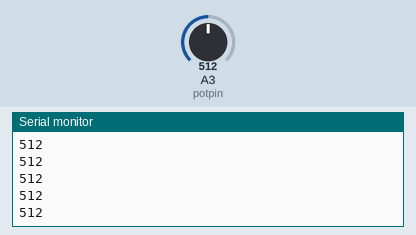
A sketch run on a simulated Arduino Uno, built with avr-gcc and run on an emulated ATmega328P. Parts: the last lines printed to the serial monitor. The test bench sets the inputs (shaded band); at power-on: A3 (potpin) = 512.

Above: at 1.2 s.
1.3 s: A3 (potpin) set to 716
At 1.8 s:
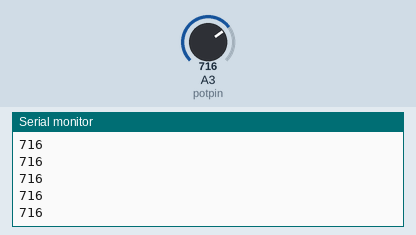
2.8 s: A3 (potpin) set to 900
At 3.4 s:
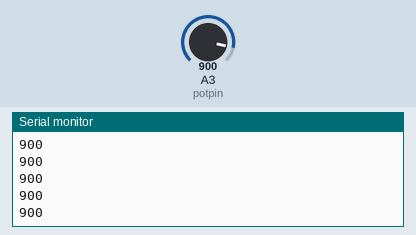
Timing chart, 0 to 5.8 s (numbered marks = the images above; inputs shaded):
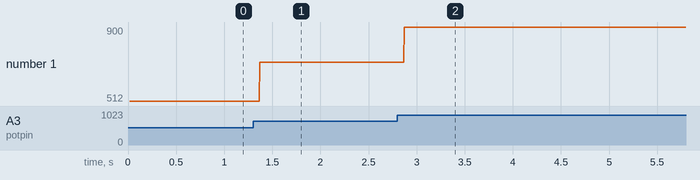

The sketch:

4.AnalogReading.ino
```cpp
#define potpin A3

int value=0;

void setup() {

  Serial.begin(9600);
  Serial.println("Pot value reading");

}

void loop() {
  value= analogRead(potpin);
  Serial.println(value);

}
```

Measured:
- after the input at 1.3 s, the serial monitor: prints a new line after 0.07 s (image 1)
- after the input at 2.8 s, the serial monitor: prints a new line after 0.07 s (image 2)
- plotted number 1: 512 → 716 after the input at 1.3 s, 716 → 900 after the input at 2.8 s
